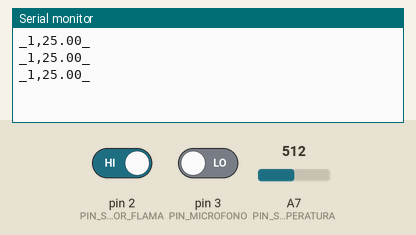
Recording of a sketch running on a simulated Arduino Nano, built with avr-gcc and run on an emulated ATmega328P. On the bench: the last lines printed to the serial monitor. Inputs (shaded band) come from the test bench; at power-on: A7 (PIN_SENSOR_TEMPERATURA) = 512, pin 3 (PIN_MICROFONO) LOW, pin 2 (PIN_SENSOR_FLAMA) HIGH.

Above: at 1.3 s.
1.4 s: A7 (PIN_SENSOR_TEMPERATURA) set to 0
At 1.9 s:
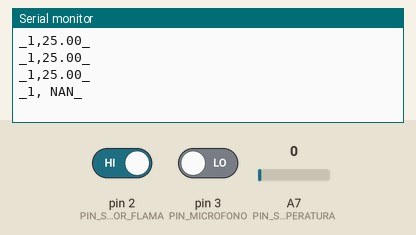
3.5 s: pin 3 (PIN_MICROFONO) driven HIGH
At 4.1 s:
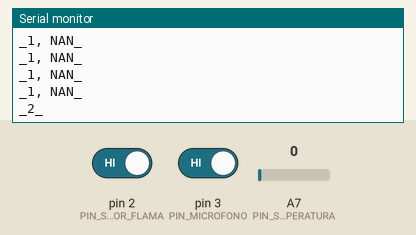
5.0 s: A7 (PIN_SENSOR_TEMPERATURA) set to 20
At 5.6 s:
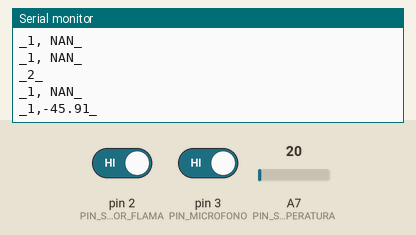

The sketch:

script_arduinoNano_extensionRasberry.ino
```cpp
#include <math.h>

//Variables globales:
bool G_sonidoDetectado=false;
bool G_flamaDetectada=false;
long G_tiempo=500;

//Estados de los sensores:
#define TEMPERATURA "1"
#define SONIDO_DETECTADO "2"
#define FUEGO_DETECTADO "3"
#define FUEGO_APAGADO "4"
//Constantes...
const String CHAR_SEGURIDAD="_";
const String SEP_ENTRE_DATOS=",";

//Pines...
#define PIN_MICROFONO 3
#define PIN_SENSOR_FLAMA 2
#define PIN_SENSOR_TEMPERATURA A7

void setup() {
 Serial.begin(9600);
 attachInterrupt(digitalPinToInterrupt(PIN_MICROFONO),sonidoDetectado,RISING);
 attachInterrupt(digitalPinToInterrupt(PIN_SENSOR_FLAMA),flamaDetectada,RISING);

}
void loop() {
  char respuesta;
  String mensaje;

  while(true){
    if (!G_sonidoDetectado && !G_flamaDetectada ){
       mensaje= (TEMPERATURA+SEP_ENTRE_DATOS);
       mensaje+= String(Thermister(analogRead(PIN_SENSOR_TEMPERATURA)));
       mensaje=empaquetarMensaje( mensaje );

    }else if(G_sonidoDetectado){
      G_sonidoDetectado=false;
      G_tiempo=750;
      mensaje=empaquetarMensaje( SONIDO_DETECTADO );
    }else{
      actuar_fuegoDetectado();
      continue;
    }
   Serial.println(mensaje);
   delay(G_tiempo);
 }

}


double Thermister(int RawADC) {
 double Temp;
 Temp = log(((10240000/RawADC) - 10000));
 Temp = 1 / (0.001129148 + (0.000234125 + (0.0000000876741 * Temp * Temp ))* Temp );
 Temp = Temp - 273.15; // Convert Kelvin to Celcius
 return Temp;
}

void sonidoDetectado(){
  G_sonidoDetectado=true;
  G_tiempo=0;
}

void flamaDetectada(){
  G_flamaDetectada= true;
}


String empaquetarMensaje(String mensaje){
  mensaje=CHAR_SEGURIDAD+mensaje+CHAR_SEGURIDAD;
  return mensaje;
}


// DESACTIVAR Y ACTIVAR INTERRUPCCIONES...
//https://community.particle.io/t/nointerrupts/47264
void actuar_fuegoDetectado(){
  String mensaje;
  int MAX_ESPERA=10;
  int c=0; //contador de esperas
  //desactivamos la interrupccion del micronfono
  detachInterrupt(digitalPinToInterrupt(PIN_MICROFONO)) ;
  //vaciamos todo nuestro buffer
  while(Serial.available()){  Serial.read();  }
  //medimos mientras dure el fuego cada 500 [ms]
  while(true){
    delay(500);
    //Serial.print(" FUEGO... ");
    G_flamaDetectada =digitalRead(PIN_SENSOR_FLAMA);
    if (!G_flamaDetectada){ //la flama ya no es detectada...
      mensaje=empaquetarMensaje( FUEGO_APAGADO );
      Serial.println(mensaje) ;
      delay(250);
      c+=1;
      if( Serial.available() || c >MAX_ESPERA){//recibimos alguna respuesta...
        G_flamaDetectada=false;
        break;
      }
   }else{//la flama sigue siendo detectada...
      mensaje=empaquetarMensaje( FUEGO_DETECTADO );
      Serial.println(mensaje);
    }

 }
 attachInterrupt(digitalPinToInterrupt(PIN_MICROFONO),sonidoDetectado,RISING);
}
```

Measured:
- after the input at 1.4 s, the serial monitor: prints a new line after 0.10 s (image 1)
- after the input at 3.5 s, the serial monitor: prints a new line at once (image 2)
- after the input at 5.0 s, the serial monitor: prints a new line at once (image 3)
